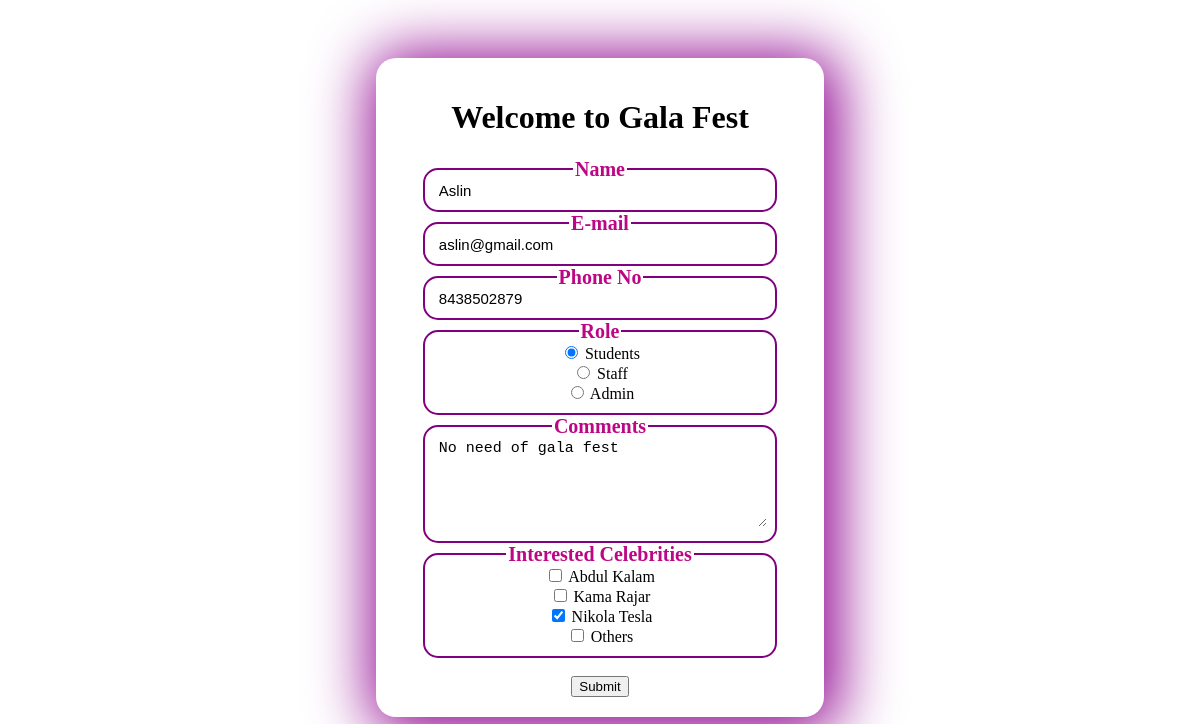
The app's page /update/1/ with its own data.
### crud_app/models.py (models this page shows)
class Register(models.Model):
    username = models.TextField(max_length=100)
    email = models.EmailField(null=True, blank=True)  # Allow null values
    phone = models.PositiveIntegerField()
    role = models.TextField()
    comments = models.TextField(null=True, blank=True, max_length=1000)  # Allow null values
    celebrities = models.TextField()

### crud_app/views.py (the view)
# urls.py: path('update/<int:record_id>/',views.update_record,name='update_record')
def update_record(request,record_id):
    record = get_object_or_404(Register, pk=record_id)
    if request.method == 'POST':
        form = RegisterForm(request.POST, instance=record)
        if form.is_valid():
            form.save()
            return redirect('read')
    else:
        form = RegisterForm(instance=record)
    return render(request,'update.html',{'user':record})

### crud_app/templates/update.html (shortened to what this page needs)
<!DOCTYPE html>
<html>
<head>
</head>
<body>
<div>
    <h1>Welcome to Gala Fest</h1>
    <form  method="post">
        <fieldset>
            <legend>Name</legend>
            <input type="text" name="username" id="name" value="{{user.username}}"><br>
        </fieldset>
        <fieldset>
            <legend>E-mail</legend>
            <input type="email" name="email" id="mail" value="{{user.email}}"><br>
        </fieldset>
        <fieldset>
            <legend>Phone No</legend>
            <input type="tel" name="phone" id="phone" value="{{user.phone}}"><br>
        </fieldset>
        <fieldset>
            <legend>Role</legend>
            <input type="radio" name="role"  {% if user.role == 'student' %}checked{% endif %} id="student" value="student" name="role" >
            <label  for="student">Students</label><br>
            <input type="radio" {% if user.role == 'staff' %}checked{% endif %} name="role" value="staff" id="staff">
            <label for="staff">Staff</label><br>
            <input value="admin"  {% if user.role == 'admin' %}checked{% endif %} type="radio" name="role" id="admin">
            <label for="admin">Admin</label><br>
        </fieldset>
        <fieldset>
            <legend>Comments</legend>
            <textarea name="comments" id="comments" cols="40" rows="5">{{ user.comments }}</textarea>
        </fieldset>
        <fieldset>
            <legend>Interested Celebrities</legend>
            <input value="Abdul Kalam" type="checkbox" name="celebrities" id="ak" {% if "Abdul Kalam" in user.celebrities %}checked{% endif %}>
            <label for="ak">Abdul Kalam</label><br>
            <input value="kamarajar"  type="checkbox" name="celebrities" id="kr" {% if "kamarajar" in user.celebrities %}checked{% endif %}>
            <label for="kr">Kama Rajar</label><br>
            <input value="nikola tesla"  type="checkbox" name="celebrities" id="nt" {% if "nikola tesla" in user.celebrities %}checked{% endif %}>
            <label for="nt">Nikola Tesla</label><br>
            <input value="others" type="checkbox" name="celebrities" id="others" {% if "others" in user.celebrities %}checked{% endif %}>
            <label for="others">Others</label><br>
        </fieldset><br>
        <button type="submit">Submit</button>
    </form>
</div>
</body>
</html>

### crud_app/templates/update.html (style rules this page uses)
body { display: flex; justify-content: center; align-items: center; }
div { margin-top: 50px; padding: 20px; text-align: center; box-shadow: 5px 5px 60px 10px rgb(144, 5, 144); border-radius: 20px; }
fieldset { position: relative; left: 0; margin: auto; padding-top: 0; width: 80%; border-radius: 15px; border: 2px solid purple; }
input[type='text'], input[type="email"], input[type='tel'], textarea { width: 100%; outline: none; border: none; font-size: 15px; }
input[type='radio'] { text-align: left; }
form { position: relative; left: 0; margin: auto; }
legend { font-size: 20px; font-weight: bold; color: rgb(188, 6, 133); }

### records on screen
Register: username "Aslin", email "aslin@gmail.com", phone "8438502879", role "☑ Students", role "☐ Staff", role "☐ Admin", comments "No need of gala fest", celebrities "☑"
